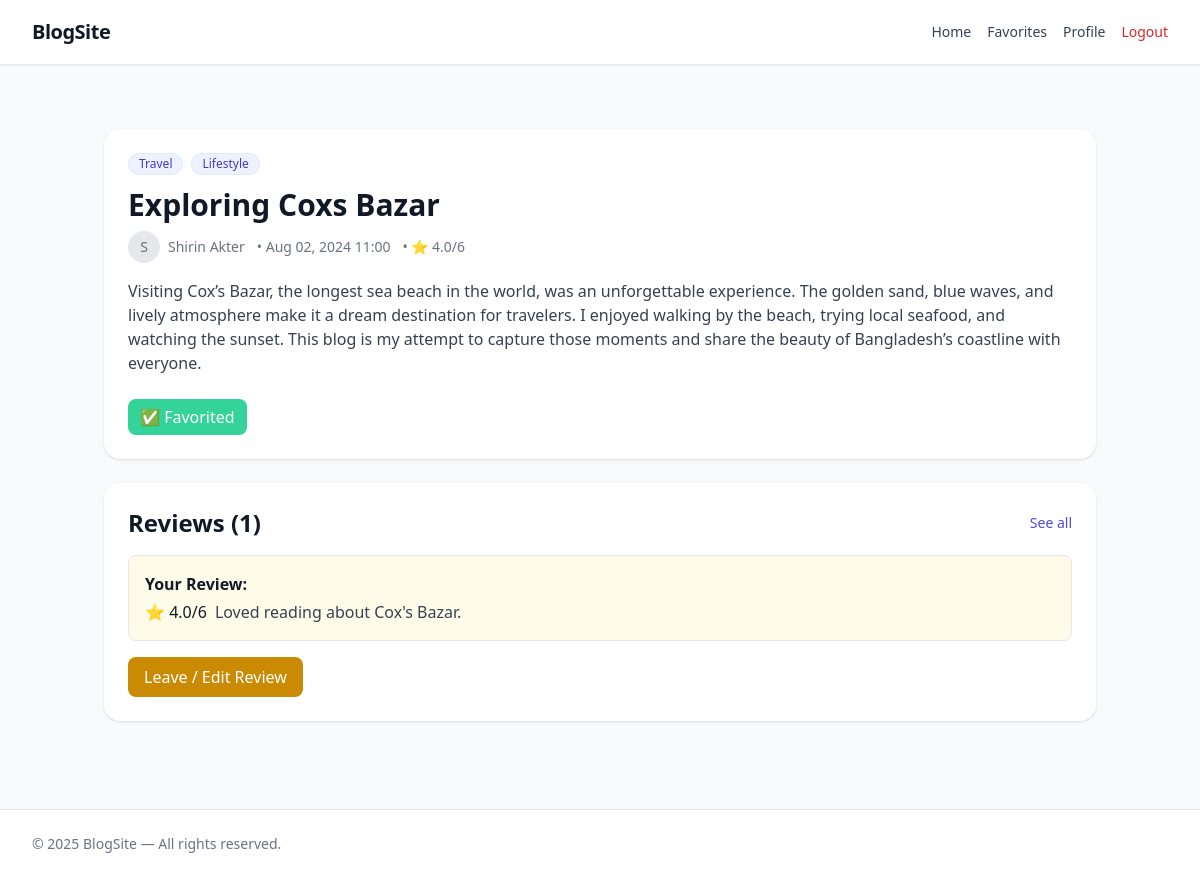
Page /exploring-coxs-bazar/ (signed in) on the committed database.
### blog/models.py (models this page shows, shortened)
class TimeStampedModel(models.Model):
    created_at = models.DateTimeField(auto_now_add=True)
    updated_at = models.DateTimeField(auto_now=True)
    class Meta:
        abstract = True #means for this class inside database table will be not created.. this class will be inherited by other classes.

class Category(TimeStampedModel): #here timestampedmodel inherited models.Model that is why we don't need inherit models.Model again. Note : all the field of timestampedmodel will come in this class.
    category_name = models.CharField(max_length=100)
    slug = models.SlugField(unique=True, blank=True)

class Blog(TimeStampedModel):
    title = models.CharField(max_length=200)
    slug = models.SlugField(blank=True, unique=True)
    body = models.TextField()
    author = models.ForeignKey(CustomUser, on_delete=models.CASCADE, related_name="blogs")
    categories = models.ManyToManyField(Category, related_name="blogs", blank=True)

class Review(TimeStampedModel):
    blog = models.ForeignKey(
        Blog, on_delete=models.CASCADE, related_name="reviews"
    )
    user = models.ForeignKey(CustomUser, on_delete=models.CASCADE, related_name="reviews")
    rating = models.FloatField()
    review = models.TextField(max_length=500, blank=True)
    is_approved = models.BooleanField(default=False)

### accounts/models.py (models this page shows, shortened)
class CustomUser(AbstractUser): #inherit AbstractUser #Creating CustomUser model #Note : Must be register in settings the changes
    role_choices = (
        ('admin', 'Admin'),
        ('author', 'Author'),
        ('reader', 'Reader')
    )
    role = models.CharField(max_length=10, choices=role_choices, default='author')
    email = models.EmailField(unique=True)
    is_verified = models.BooleanField(default=False)
    agreed_t_and_c = models.BooleanField(default=False)
    bio = models.TextField(blank=True)
    twitter = models.URLField(blank=True, null=True)
    linkedin = models.URLField(blank=True, null=True)
    facebook = models.URLField(blank=True, null=True)
    address_line_1 = models.CharField(blank=True, max_length=100) #can be null in database , blank is only for admin panel.
    address_line_2 = models.CharField(blank=True, max_length=100)
    city = models.CharField(blank=True, max_length=20)
    postcode = models.CharField(blank=True, max_length=20)
    country = models.CharField(blank=True, max_length=20)
    mobile = models.CharField(blank=True, max_length=15)
    profile_picture = models.ImageField(null=True, blank=True, upload_to="user_profile") #one folder will be created inside media/user_profile/abc.jpg
    USERNAME_FIELD = "email" #Now our username field is email , override parent behaivour
    REQUIRED_FIELDS = [] #USERNAME_FIELD is already a required field , so , no need to say again REQUIRED_FIELDS ['email'] that is making blank
    username = models.CharField(max_length=150,default="user") #username is still required field in AbstractUser so we are providing default value as email
    objects = CustomUserManager()
    @property
    def full_name(self):
        if self.first_name == "" and self.last_name == "":
            return f"{self.username}{self.id}"
        return f"{self.first_name}  {self.last_name}"

### blog/views.py (the view)
# urls.py: path('<slug:slug>/', views.blog_detail, name='blog_detail'),
def blog_detail(request, slug):
    blog = Blog.objects.get(slug=slug)
    blog.avg_rating = blog.reviews.aggregate(Avg("rating"))["rating__avg"]
    blog.review_count = blog.reviews.count()
    if request.user.is_authenticated:
        blog.user_review = blog.reviews.filter(user=request.user).first()
        blog.is_favorited = Favorite.objects.filter(blog=blog, user=request.user).exists()
    else:
        blog.is_favorited = False
    return render(request, 'blog/blog_detail.html', {'blog': blog})

### blog/templates/blog/blog_detail.html (shortened to what this page needs)
{% extends "base.html" %}
{% block content %}
<div class="max-w-5xl mx-auto py-10 px-4">
  <div class="bg-white rounded-2xl shadow p-6 mb-6">
    <div class="mb-3 flex flex-wrap gap-2">
      {% for cat in blog.categories.all %}
        <span class="inline-flex items-center px-2.5 py-0.5 rounded-full text-xs bg-indigo-50 text-indigo-700 border border-indigo-100">
          {{ cat.category_name }}
        </span>
      {% empty %}
        <span class="inline-flex items-center px-2.5 py-0.5 rounded-full text-xs bg-gray-100 text-gray-600">Uncategorized</span>
      {% endfor %}
    </div>
    <h1 class="text-3xl font-bold text-gray-900 mb-2">{{ blog.title }}</h1>
    <div class="flex items-center gap-3 text-sm text-gray-500 mb-4">
      <div class="flex items-center gap-2">
        {% if blog.author.profile_picture %}
          <img src="{{ blog.author.profile_picture.url }}" alt="{{ blog.author.username }}" class="w-8 h-8 rounded-full object-cover">
        {% else %}
          <div class="w-8 h-8 rounded-full bg-gray-200 flex items-center justify-center text-gray-500 text-sm">
            {{ blog.author.first_name|slice:":1"|default:"A" }}
          </div>
        {% endif %}
        <a href="{% url 'profile' blog.author.id %}" class="hover:text-indigo-600 font-medium">{{ blog.author.full_name }}</a>
      </div>
      <span>• {{ blog.created_at|date:"M d, Y H:i" }}</span>
      <span>• ⭐ {{ blog.avg_rating|default:"0" }}/6</span>
    </div>
    <div class="prose prose-indigo max-w-full text-gray-700 mb-6">
      {{ blog.body|linebreaks }}
    </div>
    <div class="flex items-center gap-3">
      {% if blog.is_favorited %}
        <a href="{% url 'toggle_favorite' blog.slug %}" class="px-3 py-1.5 rounded-lg bg-emerald-400 hover:bg-emerald-600 text-white transition">✅ Favorited</a>
      {% else %}
        <a href="{% url 'toggle_favorite' blog.slug %}" class="px-3 py-1.5 rounded-lg border hover:bg-gray-50">⭐ Favorite</a>
      {% endif %}
    </div>
  </div>
  <div class="bg-white rounded-2xl shadow p-6 mb-6">
    <div class="flex justify-between items-center mb-4">
      <h2 class="text-2xl font-semibold text-gray-900">Reviews ({{ blog.review_count|default:0 }})</h2>
      <a href="{% url 'blog_reviews' blog.slug %}" class="text-indigo-600 hover:underline text-sm">See all</a>
    </div>
    {% if blog.user_review %}
      <div class="p-4 border rounded-lg bg-yellow-50 mb-4">
        <strong>Your Review:</strong>
        <div class="flex items-center gap-2 mt-1">
          <span>⭐ {{ blog.user_review.rating }}/6</span>
          <span class="text-gray-700">{{ blog.user_review.review }}</span>
        </div>
      </div>
    {% endif %}
    {% if user.is_authenticated %}
      <button onclick="openReviewModal('{{ blog.slug }}', '{{ blog.user_review.rating|default:"" }}', '{{ blog.user_review.review|default_if_none:""|escapejs }}')"
              class="px-4 py-2 rounded-lg bg-yellow-600 text-white hover:bg-yellow-700">Leave / Edit Review</button>
    {% else %}
      <p class="text-gray-500 text-sm mt-2">Login to leave a review.</p>
    {% endif %}
  </div>
</div>
{% endblock %}

### rows in the picture
Category: category_name "Travel"
Category: category_name "Lifestyle"
Blog: title "Exploring Coxs Bazar", author.first_name "S", author.full_name "Shirin Akter", created_at "Aug 02, 2024 11:00", avg_rating "4.0", body "Visiting Cox’s Bazar, the longest sea beach in the world, was an unforgettable experience. The golden sand, blue waves, and lively atmosphere make it a dream destination for travelers. I enjoyed walking by the beach, trying local seafood, and watching the sunset. This blog is my attempt to capture those moments and share the beauty of Bangladesh’s coastline with everyone.", review_count "1", user_review.rating "4.0", user_review.review "Loved reading about Cox's Bazar."

### other values in the picture
{{ year|default:"2025" }} "2025"
